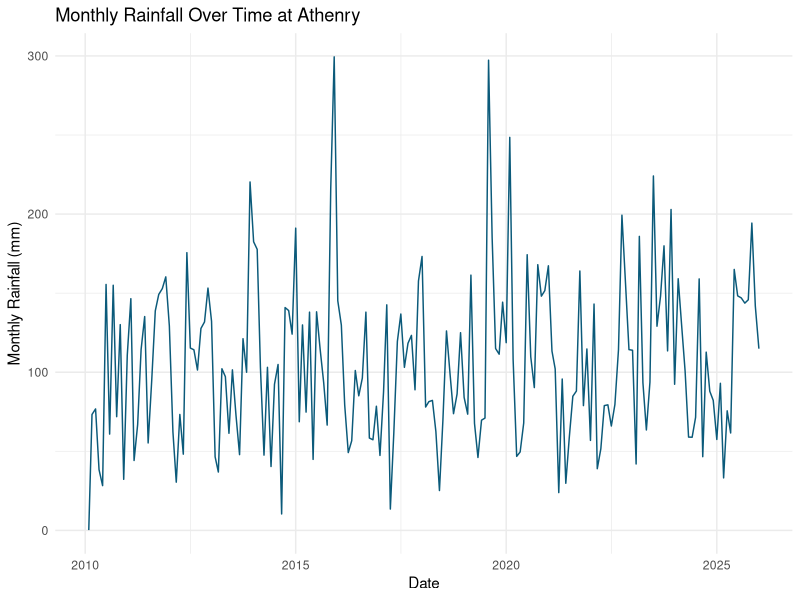
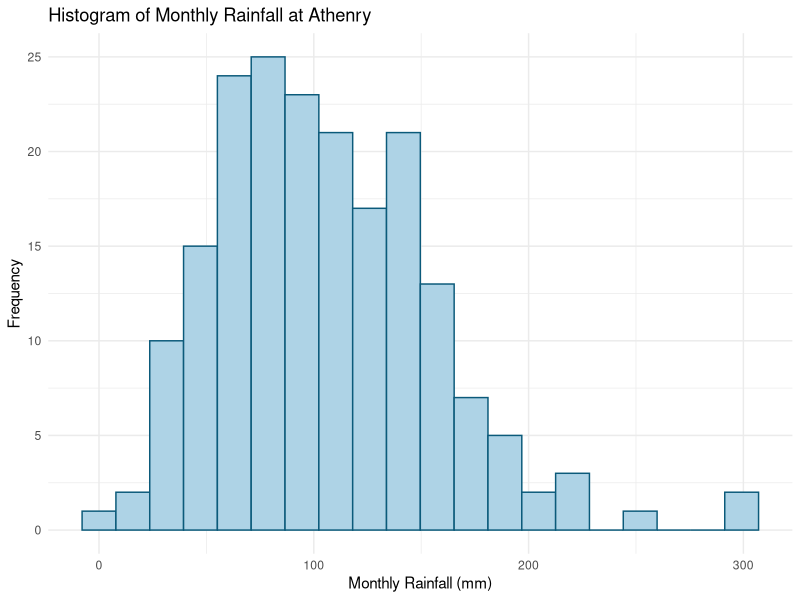
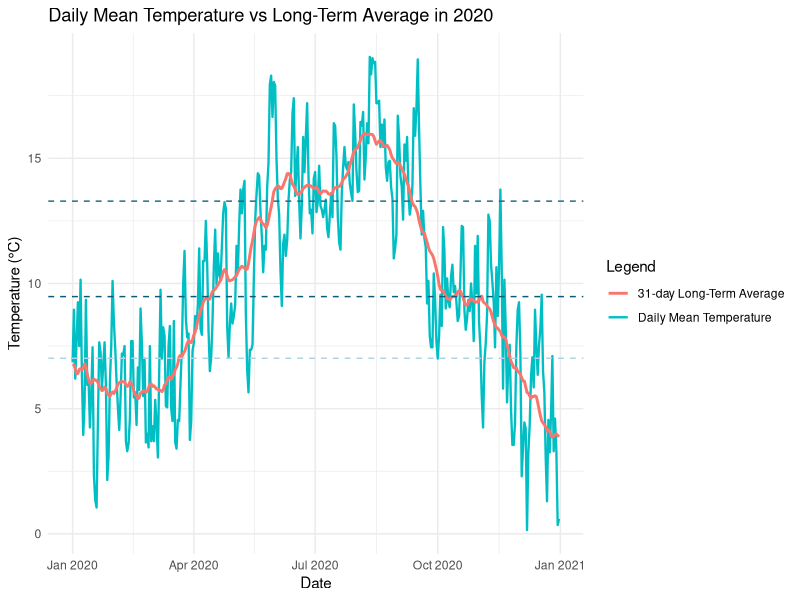
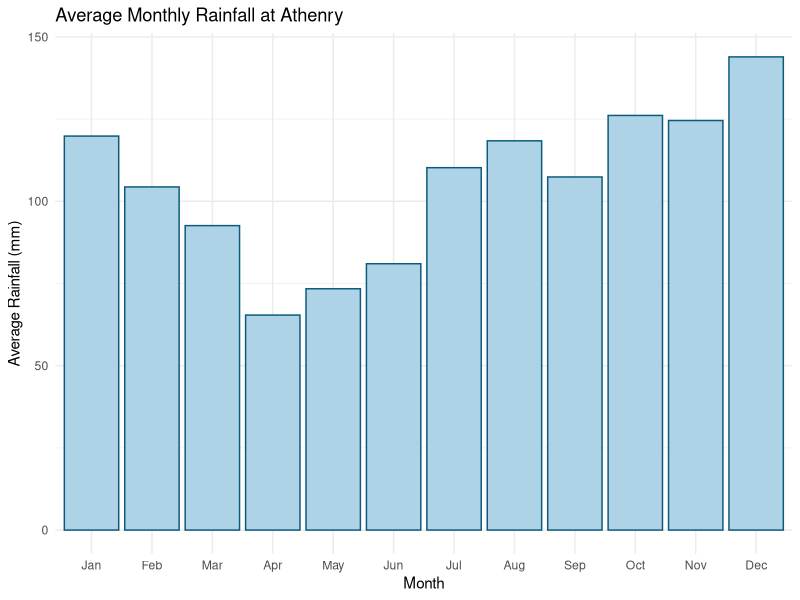
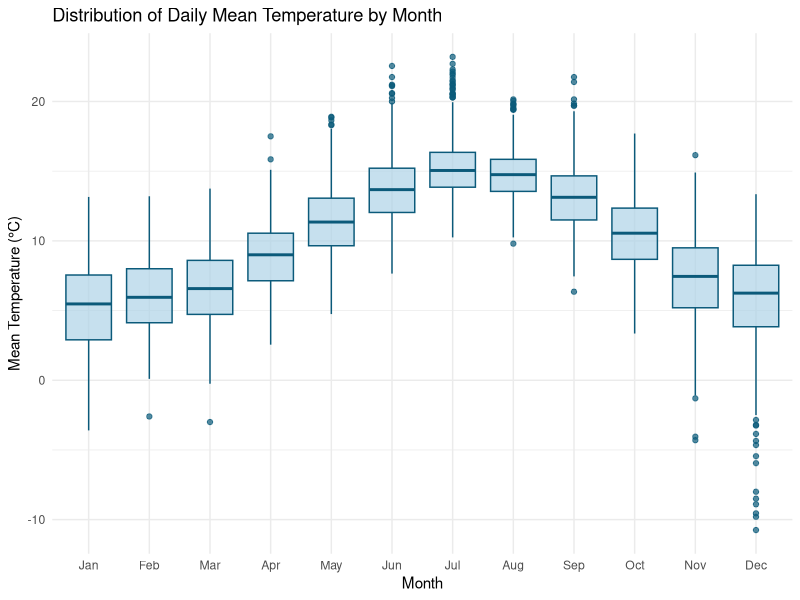
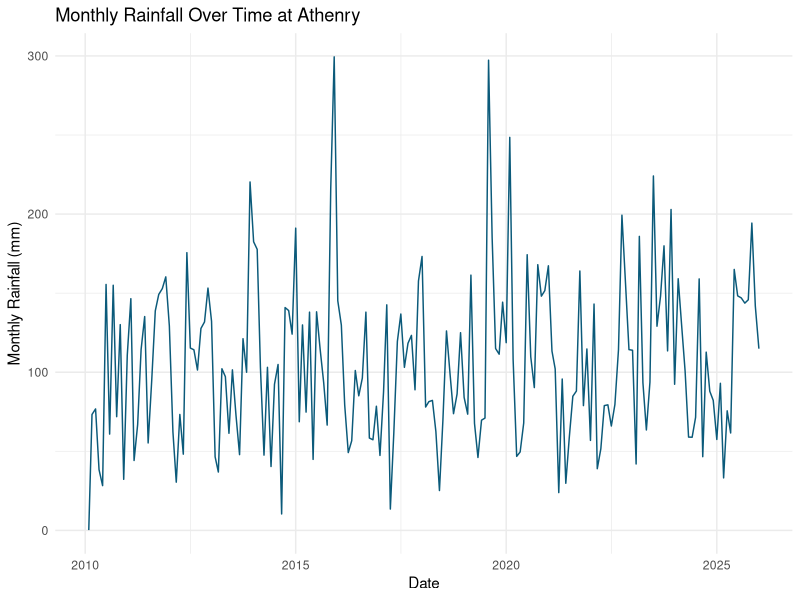
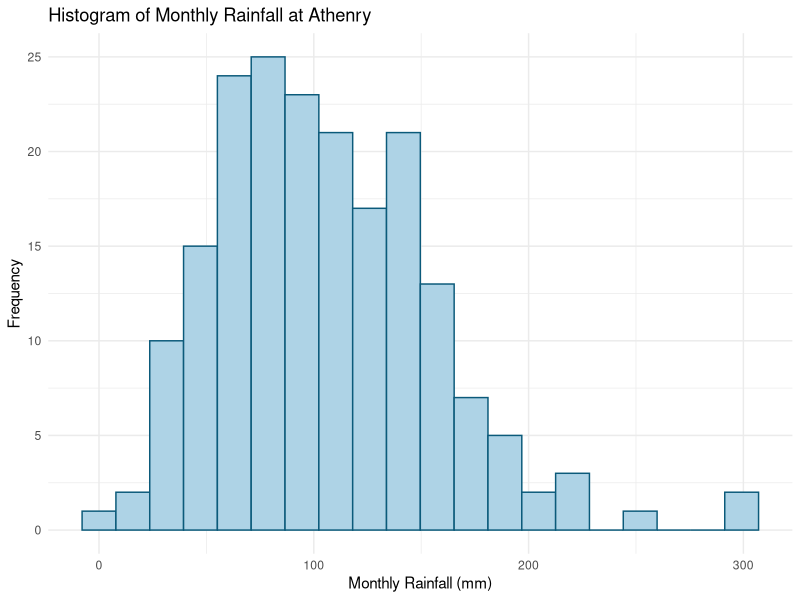
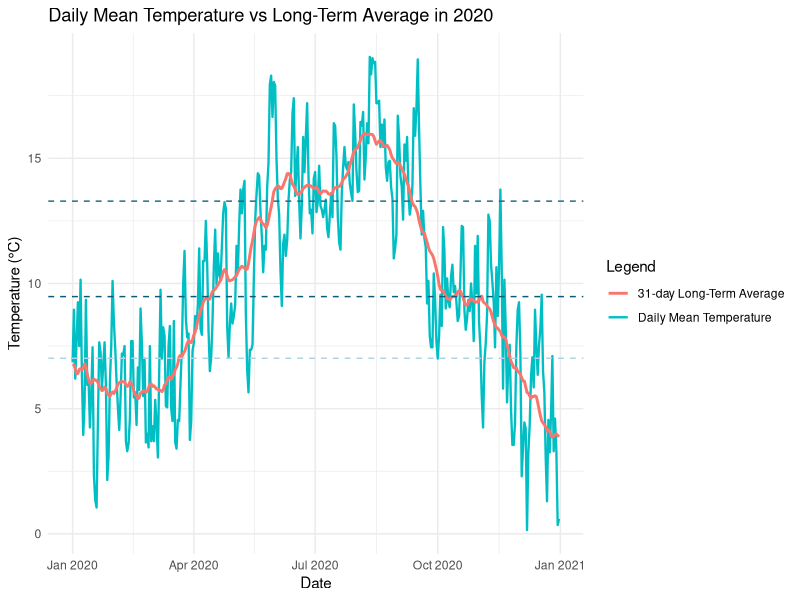

The R source for these figures, in order:
# installs the needed packages for R
if (!requireNamespace("tidyverse", quietly = TRUE)) install.packages("tidyverse")
if (!requireNamespace("forecast",  quietly = TRUE)) install.packages("forecast")

# loads the libraries/packages for the assignment
# tidyverse for importing, cleaning, transforming and plotting the weather data
# forecast for calculating the moving average
library(tidyverse)
library(forecast)

# imports the data from the assignment excel sheet
weather <- read_csv(
  "Data Athenry.csv",
  skip = 24, # ignore the first 24 lines of the excel file which are metadata
  na = c("", " ", "NA"), # treats blanks as missing values
  show_col_types = FALSE
)

# keep only needed columns and clean data
weather <- weather %>%
  select(date, maxtp, mintp, rain) %>%
  mutate(
    date = as.Date(date, format = "%d-%b-%Y"),
    maxtp = as.numeric(maxtp),
    mintp = as.numeric(mintp),
    rain = as.numeric(rain),
    mean_temp = (maxtp + mintp) / 2, # calculates the average daily temperature
    year = as.integer(format(date, "%Y")), # extracts the year and month from each date
    month_num = as.integer(format(date, "%m")), 
    month_name = factor(month.abb[month_num], levels = month.abb)
  )

# Monthly rainfall totals
monthly_rain <- weather %>%
  group_by(year, month_num, month_name) %>% # used for the rainfall graphs
  summarise(monthly_rain = sum(rain, na.rm = TRUE), .groups = "drop") %>%
  mutate(month_date = as.Date(paste(year, month_num, "01", sep = "-")))

# Plot 1: Monthly rainfall over time
p1 <- ggplot(monthly_rain, aes(x = month_date, y = monthly_rain)) +
  geom_line(color = "#0B5A7A") +
  labs(
    title = "Monthly Rainfall Over Time at Athenry",
    x = "Date",
    y = "Monthly Rainfall (mm)"
  ) +
  theme_minimal()

print(p1)
ggsave("monthly_rainfall_time_plot.png", plot = p1, width = 8, height = 5)

# plot 2: histogram of monthly rainfall
p2 <- ggplot(monthly_rain, aes(x = monthly_rain)) +
  geom_histogram(bins = 20, fill = "#AED3E6", color = "#0B5A7A") +
  labs(
    title = "Histogram of Monthly Rainfall at Athenry",
    x = "Monthly Rainfall (mm)",
    y = "Frequency"
  ) +
  theme_minimal()

# outputs the plot 2
print(p2)
ggsave("monthly_rainfall_histogram.png", plot = p2, width = 8, height = 5)

# getting the wettest month
wettest_month_totals <- monthly_rain %>%
  group_by(month_name) %>%
  summarise(avg_monthly_rain = mean(monthly_rain, na.rm = TRUE), .groups = "drop") %>%
  arrange(desc(avg_monthly_rain))

print(wettest_month_totals)

# probability of a rainy day
prob_rainy_day <- mean(weather$rain > 0, na.rm = TRUE) 
prob_rainy_day_percent <- prob_rainy_day * 100 # the percentage

print(prob_rainy_day)
print(prob_rainy_day_percent)

# month moving average
weather <- weather %>%
  arrange(date) %>%
  mutate(
    lta_mean_temp = as.numeric(ma(mean_temp, order = 31, centre = FALSE))
  )

# year for daily temperature plot
chosen_year <- 2020

temp_year <- weather %>%
  filter(year == chosen_year)

# quartiles
q1 <- quantile(temp_year$mean_temp, 0.25, na.rm = TRUE)
q2 <- quantile(temp_year$mean_temp, 0.50, na.rm = TRUE)
q3 <- quantile(temp_year$mean_temp, 0.75, na.rm = TRUE)

print(q1)
print(q2)
print(q3)

# plot 3: daily temperature vs long-term average with quartiles
p3 <- ggplot(temp_year, aes(x = date)) +
  geom_line(aes(y = mean_temp, colour = "Daily Mean Temperature"), size = 0.8) +
  geom_line(aes(y = lta_mean_temp, colour = "31-day Long-Term Average"), size = 1) +
  geom_hline(yintercept = q1, linetype = "dashed", colour = "#AED3E6") +
  geom_hline(yintercept = q2, linetype = "dashed", colour = "#0B5A7A") +
  geom_hline(yintercept = q3, linetype = "dashed", colour = "#1F6787") +
  labs(
    title = paste("Daily Mean Temperature vs Long-Term Average in", chosen_year),
    x = "Date",
    y = "Temperature (°C)",
    colour = "Legend"
  ) +
  theme_minimal()

# outputs the plot 3
print(p3)
ggsave("temperature_lta_quartiles_plot.png", plot = p3, width = 9, height = 5)

# average monthly rainfall by calendar month
avg_month_rain <- monthly_rain %>%
  group_by(month_name) %>%
  summarise(
    avg_rain = mean(monthly_rain, na.rm = TRUE),
    .groups = "drop"
  )

# plot 4: average monthly rainfall by calendar month bar chart
p4 <- ggplot(avg_month_rain, aes(x = month_name, y = avg_rain)) +
  geom_col(fill = "#AED3E6", color = "#0B5A7A") +
  labs(
    title = "Average Monthly Rainfall at Athenry",
    x = "Month",
    y = "Average Rainfall (mm)"
  ) +
  theme_minimal()

# outputs the plot 4
print(p4)
ggsave("avg_monthly_rainfall_barplot.png", plot = p4, width = 8, height = 5)

# plot 5: boxplot of daily mean temperature by month
p5 <- ggplot(weather, aes(x = month_name, y = mean_temp)) +
  geom_boxplot(fill = "#AED3E6", alpha = 0.7, color = "#0B5A7A") +
  labs(
    title = "Distribution of Daily Mean Temperature by Month",
    x = "Month",
    y = "Mean Temperature (°C)"
  ) +
  theme_minimal()

print(p5)
ggsave("temperature_boxplot_by_month.png", plot = p5, width = 8, height = 5)
